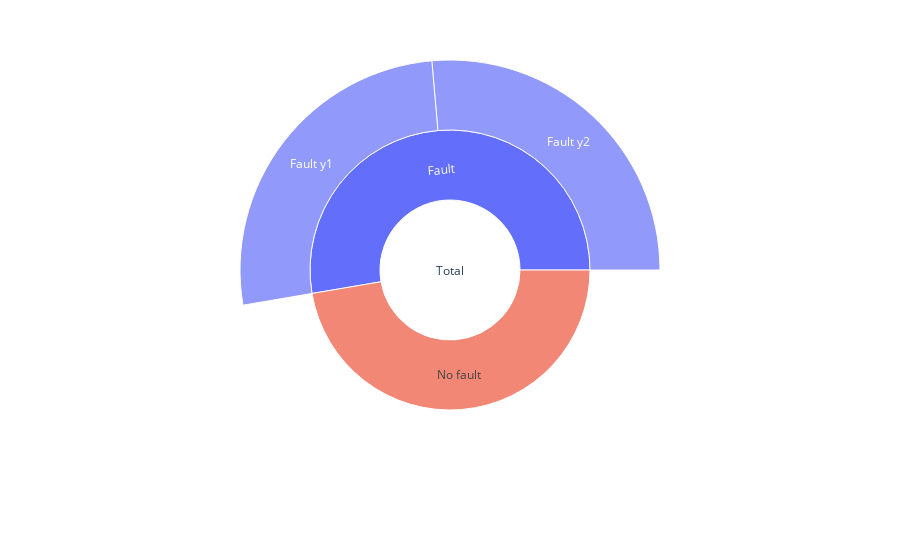

The cell this chart's notebook holds for it:
### Code cell
n_faults_y1 = df['fault_y1'].value_counts()[1]
n_faults_y2 = df['fault_y2'].value_counts()[1]
n_no_faults = df.shape[0] - n_faults_y1 - n_faults_y2

data = dict(
    categories = ['Total', 'No fault', 'Fault','Fault y1', 'Fault y2'],
    parent = ['', 'Total', 'Total', 'Fault', 'Fault'],
    value = [df.shape[0], n_no_faults, n_faults_y1+n_faults_y2, n_faults_y1, n_faults_y2]
)

fig = px.sunburst(data, names='categories', parents='parent', values='value', branchvalues='total')
fig.show()

### Figure 1 — Plotly figure (JSON) as saved in the notebook; plotly's stock layout.template omitted (floating-point values rounded to 4 significant figures)
{"data": [{"branchvalues": "total", "domain": {"x": [0, 1], "y": [0, 1]}, "hovertemplate": "categories=%{label}<br>value=%{value}<br>parent=%{parent}<extra></extra>", "labels": ["Total", "No fault", "Fault", "Fault y1", "Fault y2"], "name": "", "parents": ["", "Total", "Total", "Fault", "Fault"], "type": "sunburst", "values": [33600, 15899, 17701, 8838, 8863]}], "layout": {"legend": {"tracegroupgap": 0}, "margin": {"t": 60}}}
